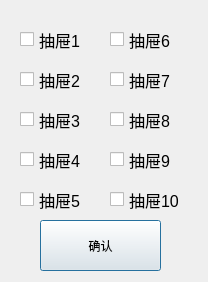
<?xml version="1.0" encoding="UTF-8"?>
<ui version="4.0">
 <class>Dialog</class>
 <widget class="QDialog" name="Dialog">
  <property name="geometry">
   <rect>
    <x>0</x>
    <y>0</y>
    <width>208</width>
    <height>282</height>
   </rect>
  </property>
  <property name="windowTitle">
   <string>Dialog</string>
  </property>
  <widget class="QPushButton" name="pushButton">
   <property name="geometry">
    <rect>
     <x>40</x>
     <y>220</y>
     <width>121</width>
     <height>51</height>
    </rect>
   </property>
   <property name="text">
    <string>确认</string>
   </property>
  </widget>
  <widget class="QCheckBox" name="checkBox">
   <property name="geometry">
    <rect>
     <x>20</x>
     <y>30</y>
     <width>91</width>
     <height>19</height>
    </rect>
   </property>
   <property name="font">
    <font>
     <pointsize>12</pointsize>
    </font>
   </property>
   <property name="text">
    <string>抽屉1</string>
   </property>
  </widget>
  <widget class="QCheckBox" name="checkBox_2">
   <property name="geometry">
    <rect>
     <x>20</x>
     <y>70</y>
     <width>91</width>
     <height>19</height>
    </rect>
   </property>
   <property name="font">
    <font>
     <pointsize>12</pointsize>
    </font>
   </property>
   <property name="text">
    <string>抽屉2</string>
   </property>
  </widget>
  <widget class="QCheckBox" name="checkBox_3">
   <property name="geometry">
    <rect>
     <x>20</x>
     <y>110</y>
     <width>91</width>
     <height>19</height>
    </rect>
   </property>
   <property name="font">
    <font>
     <pointsize>12</pointsize>
    </font>
   </property>
   <property name="text">
    <string>抽屉3</string>
   </property>
  </widget>
  <widget class="QCheckBox" name="checkBox_4">
   <property name="geometry">
    <rect>
     <x>20</x>
     <y>150</y>
     <width>91</width>
     <height>19</height>
    </rect>
   </property>
   <property name="font">
    <font>
     <pointsize>12</pointsize>
    </font>
   </property>
   <property name="text">
    <string>抽屉4</string>
   </property>
  </widget>
  <widget class="QCheckBox" name="checkBox_5">
   <property name="geometry">
    <rect>
     <x>20</x>
     <y>190</y>
     <width>91</width>
     <height>19</height>
    </rect>
   </property>
   <property name="font">
    <font>
     <pointsize>12</pointsize>
    </font>
   </property>
   <property name="text">
    <string>抽屉5</string>
   </property>
  </widget>
  <widget class="QCheckBox" name="checkBox_6">
   <property name="geometry">
    <rect>
     <x>110</x>
     <y>70</y>
     <width>91</width>
     <height>19</height>
    </rect>
   </property>
   <property name="font">
    <font>
     <pointsize>12</pointsize>
    </font>
   </property>
   <property name="text">
    <string>抽屉7</string>
   </property>
  </widget>
  <widget class="QCheckBox" name="checkBox_7">
   <property name="geometry">
    <rect>
     <x>110</x>
     <y>110</y>
     <width>91</width>
     <height>19</height>
    </rect>
   </property>
   <property name="font">
    <font>
     <pointsize>12</pointsize>
    </font>
   </property>
   <property name="text">
    <string>抽屉8</string>
   </property>
  </widget>
  <widget class="QCheckBox" name="checkBox_8">
   <property name="geometry">
    <rect>
     <x>110</x>
     <y>150</y>
     <width>91</width>
     <height>19</height>
    </rect>
   </property>
   <property name="font">
    <font>
     <pointsize>12</pointsize>
    </font>
   </property>
   <property name="text">
    <string>抽屉9</string>
   </property>
  </widget>
  <widget class="QCheckBox" name="checkBox_9">
   <property name="geometry">
    <rect>
     <x>110</x>
     <y>190</y>
     <width>91</width>
     <height>19</height>
    </rect>
   </property>
   <property name="font">
    <font>
     <pointsize>12</pointsize>
    </font>
   </property>
   <property name="text">
    <string>抽屉10</string>
   </property>
  </widget>
  <widget class="QCheckBox" name="checkBox_10">
   <property name="geometry">
    <rect>
     <x>110</x>
     <y>30</y>
     <width>91</width>
     <height>19</height>
    </rect>
   </property>
   <property name="font">
    <font>
     <pointsize>12</pointsize>
    </font>
   </property>
   <property name="text">
    <string>抽屉6</string>
   </property>
  </widget>
 </widget>
 <resources/>
 <connections/>
</ui>
